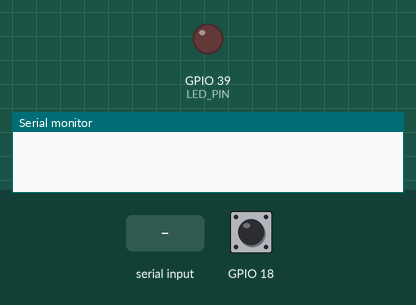
This program was run on a simulated ESP32-S3. On the bench: output pins drawn as LEDs (lit = HIGH), the last lines printed to the serial monitor. The test bench sets the inputs (shaded band); at power-on: GPIO 18 LOW.

Above: at 1.2 s.
1.3 s: GPIO 18 driven HIGH
At 1.8 s:
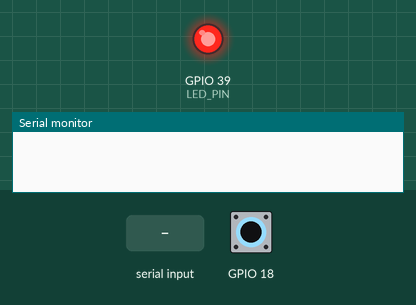
2.8 s: "1" received over Serial
At 4.9 s:
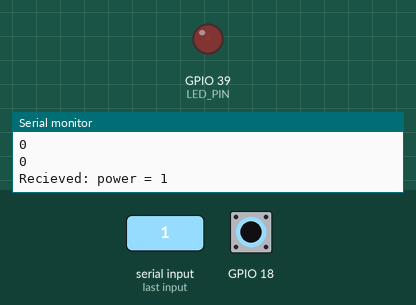
5.3 s: "0" received over Serial
At 6.8 s:
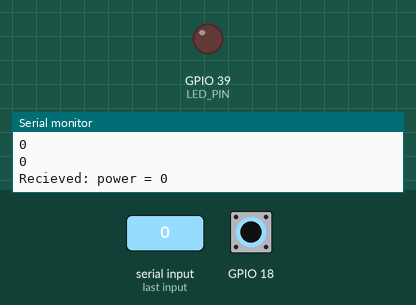
Timing chart, 0 to 8.3 s (numbered marks = the images above; inputs shaded):
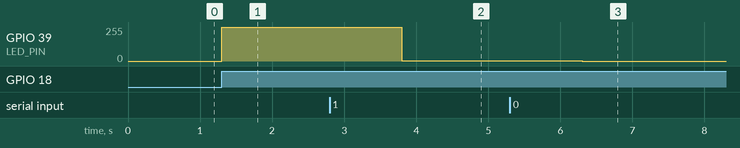

Measured:
- after the input at 1.3 s, GPIO 39 (LED_PIN): 0/255 → 255/255 at once
- after the input at 2.8 s, GPIO 39 (LED_PIN): 255/255 → 1/255 after 1.0 s
- after the input at 5.3 s, GPIO 39 (LED_PIN): 1/255 → 0/255 after 1.0 s

The program:

main.cpp
```cpp
#include <Arduino.h>
#include <string>
#include <vector>

#define LED_PIN 39

// мощность свечения
int power = 4096;

// буффер для приема сообщений
std::string message = "";

bool light_on = false;

// количество сохраняемых команд
const int last_commands_num = 4;

// массив, в котором сохраняются значения мощности, полученные через серийный порт
std::vector<int> commands(last_commands_num);

int k = 0;

void setup() {
  pinMode(LED_PIN, OUTPUT);

  Serial.begin(115200);
}

void loop() {

  // читаем данные из серийного порта
  if (Serial.available() > 0)
  {
    message = "";

    while(Serial.available() > 0)
    {
      message += std::string(1, char(Serial.read()));
      delay(500);
    }

    power = std::stoi(message);

    // сохраняем значения мощности в массив commands
    if (k < last_commands_num)
    {
      commands.at(k) = power;
      ++k;
    }
    else
    {
      for (int i = 1; i < last_commands_num; ++i)
      {
        commands.at(i - 1) = commands.at(i);
      }
      commands.at(last_commands_num - 1) = power;
    }

    for (int i = 0; i < last_commands_num; ++i)
    {
      Serial.println(commands.at(i));
    }

    Serial.print("Recieved: power = ");
    Serial.println(power);
  }


  if(digitalRead(18) == HIGH)
  {
    light_on = true;
  }

  if(light_on == true)
  {
    light_on = false;
    analogWrite(LED_PIN, power);
    delay(1000);
  }
  else{
    analogWrite(LED_PIN, 0);
  }
}
```
